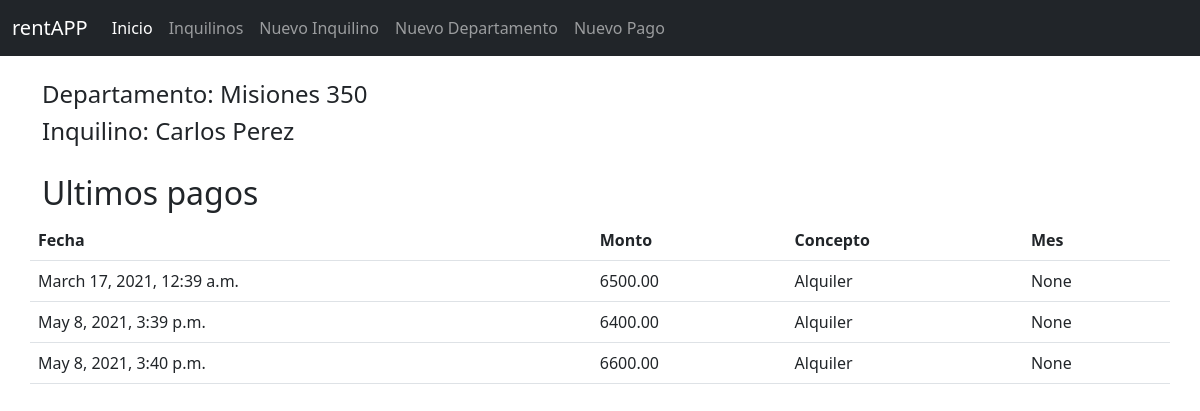
/departamento/2/, run on the app's committed database.
### cuentas/models.py (models this page shows, shortened)
class Departamento(models.Model):
    nombre = models.CharField(max_length=50, default='')
    direccion = models.CharField(max_length=200, default='')
    piso = models.CharField(max_length=10, default=0, null=True)
    numero = models.CharField(max_length=10, default=0, null=True)
    provincia = models.ForeignKey(Provincia, on_delete= models.PROTECT, null=True)
    localidad = models.ForeignKey(Localidad, on_delete= models.PROTECT, null=True)

class Inquilino(models.Model):
    dni= models.IntegerField()
    nombre = models.CharField(max_length=50, null=True)
    apellido = models.CharField(max_length=50, null=True)
    email = models.EmailField()
    celular = models.DecimalField(max_digits=15, decimal_places=0, default=0)
    departamento = models.ForeignKey(Departamento, on_delete= models.PROTECT, null=True)
    def __str__(self):
        return "{} {}".format(self.nombre, self.apellido)

class Pagos(models.Model):
    numero= models.CharField(max_length=15)
    inquilino = models.ForeignKey(Inquilino, on_delete=models.PROTECT, null=True)
    fecha= models.DateTimeField(auto_now_add=True)
    monto= models.DecimalField(max_digits=8, decimal_places=2, default=0)
    pago_mes= models.CharField(max_length=20, null=True)
    concepto = models.CharField(max_length=20, default='Alquiler')
    nota= models.CharField(max_length=50, null=True)

### cuentas/views.py (the view)
# urls.py: path('departamento/<str:pk>/',views.departamento, name="departamento"),
def departamento(request, pk):
    departamento = Departamento.objects.get(id=pk)
    inq = Inquilino.objects.get(id=pk)
    pago = inq.pagos_set.all()
    context = {'departamento': departamento, 'inq': inq, 'pago': pago}
    return render(request, 'cuentas/departamento.html', context)

### cuentas/templates/cuentas/departamento.html
{% extends 'cuentas/main.html' %}
{% block content %}
    <br>
    <div class="container">
        <div class="row">
            <h4>Departamento: {{departamento.direccion}}</h4>
            <h4>Inquilino: {{inq}}</h4>
            <h2 style="margin-top: 20px;">Ultimos pagos</h2>
        </div>
        <div class="row">
            <table class="table">
                <tr>
                    <th>Fecha</th>
                    <th>Monto</th>
                    <th>Concepto</th>
                    <th>Mes</th>
                </tr>
                {% for p in pago %}
                    <tr>
                        <td>{{p.fecha}}</td>
                        <td>{{p.monto}}</td>
                        <td>{{p.concepto}}</td>
                        <td>{{p.pago_mes}}</td>
                    </tr>
                {% endfor %}
            </table>
        </div>
    </div>
{% endblock %}

### data on the page
Departamento: direccion "Misiones 350"
Inquilino: nombre+apellido "Carlos Perez"
Pagos: fecha "March 17, 2021, 12:39 a.m.", monto "6500.00", concepto "Alquiler", pago_mes "None"
Pagos: fecha "May 8, 2021, 3:39 p.m.", monto "6400.00", concepto "Alquiler", pago_mes "None"
Pagos: fecha "May 8, 2021, 3:40 p.m.", monto "6600.00", concepto "Alquiler", pago_mes "None"
